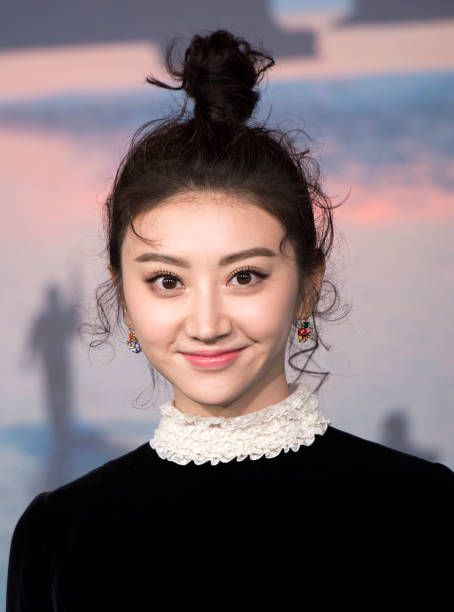
#> input picture Model/test_im/tian1.jpg, 454 x 612 px
$ jupyter execute data_cleaning.ipynb   (shell and % lines are left out)
#> lines starting #> are read from the running program, lines starting #| are printed output that depends on the picture; after the words box and inside, x2 and y2 are one past the last pixel; in counts of white or black regions, pixels touching at a corner belong together
[cell 1]
import numpy as np
import cv2
import matplotlib
from matplotlib import pyplot as plt

[cell 2]
img = cv2.imread('./test_im/tian1.jpg')
#> img is the input picture: shape (612, 454, 3); mean B, G, R 110.9, 107.2, 121.2
img.shape
#> Out = (612, 454, 3)

[cell 3]
plt.imshow(img)

[cell 4]
grayimg = cv2.cvtColor(img, cv2.COLOR_BGR2GRAY)
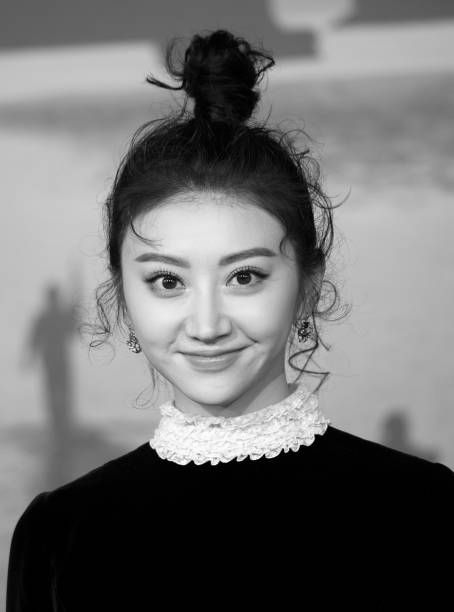
#> grayimg: shape (612, 454); min 0, max 255, mean 111.8
grayimg.shape
#> Out = (612, 454)

[cell 5]
plt.imshow(grayimg)

[cell 6]
plt.imshow(grayimg, cmap = 'gray')

[cell 7]
face_cascade = cv2.CascadeClassifier('./OpenCv/haarcascades/haarcascade_frontalface_default.xml')
eye_cascade = cv2.CascadeClassifier('./OpenCv/haarcascades/haarcascade_eye.xml')

faces = face_cascade.detectMultiScale(grayimg, 1.3, 5)
#> faces = [[97, 192, 223, 223]]
faces
#> Out = [[97, 192, 223, 223]]

[cell 8]
(x,y,w,h)=faces[0]
#> x = 97; y = 192; w = 223; h = 223
x,y,w,h
#> Out = (97, 192, 223, 223)

[cell 9]
face_img = cv2.rectangle(img, (x,y), (x+w,y+h),(255,0,0),2)
plt.imshow(face_img)

[cell 10]
cv2.destroyAllWindows()
for (x,y,w,h) in faces:
    face_img = cv2.rectangle(img,(x,y),(x+w,y+h),(255,0,0),2)
    roi_gray = grayimg[y:y+h, x:x+w]
    roi_color = face_img[y:y+h, x:x+w]
    eyes = eye_cascade.detectMultiScale(roi_gray)
    for (ex,ey,ew,eh) in eyes:
        cv2.rectangle(roi_color,(ex,ey),(ex+ew,ey+eh),(0,255,0),2)
#> this loop made 1 pass
#> (x, y, w, h, eyes) on pass 1: (97, 192, 223, 223, [[120, 60, 51, 51], [42, 64, 52, 52]])
#> pass 1, `roi_gray = grayimg[y:y+h, x:x+w]`:
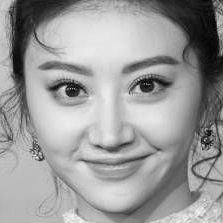
#> roi_gray: shape (223, 223); min 2, max 248, mean 155.1
#> pass 1, `roi_color = face_img[y:y+h, x:x+w]`:
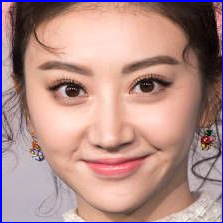
#> roi_color: shape (223, 223, 3); mean B, G, R 137.8, 141.5, 178.6
#> after the loop:
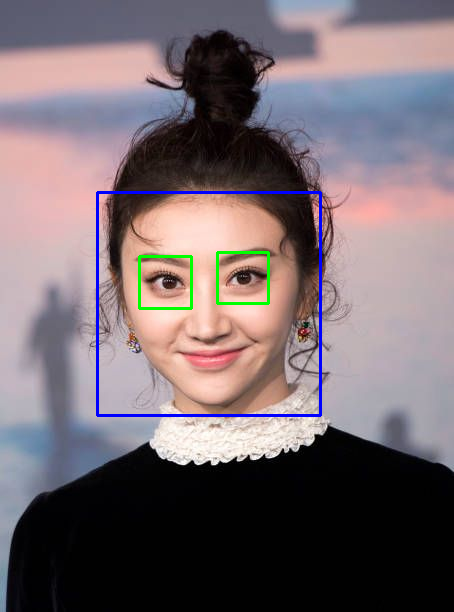
#> img: shape (612, 454, 3); mean B, G, R 111.4, 106.2, 118.7
#> after the loop:
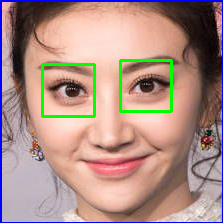
#> roi_color: shape (223, 223, 3); 2.47% of pixels changed, all inside (x1, y1, x2, y2) = (41, 59, 173, 118)


plt.figure()
plt.imshow(face_img, cmap='gray')
plt.show()

[cell 11]
plt.imshow(roi_color, cmap='gray')

[cell 12]
def get_cropped_image_if_2_eyes(image_path):
#> called with image_path = './test_im/tian1.jpg'
    img = cv2.imread(image_path)
    gray = cv2.cvtColor(img, cv2.COLOR_BGR2GRAY)
    faces = face_cascade.detectMultiScale(gray, 1.3, 5)
#> faces = [[97, 192, 223, 223]]
    for (x,y,w,h) in faces:
        roi_gray = gray[y:y+h, x:x+w]
        roi_color = img[y:y+h, x:x+w]
        eyes = eye_cascade.detectMultiScale(roi_gray)
        if len(eyes) >= 2:
            return roi_color
#> this loop made 1 pass
#> pass 1, in get_cropped_image_if_2_eyes, `roi_color = img[y:y+h, x:x+w]`:
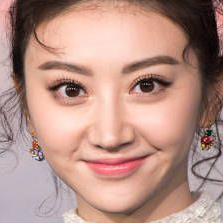
#> roi_color: shape (223, 223, 3); mean B, G, R 134.4, 145, 182.8
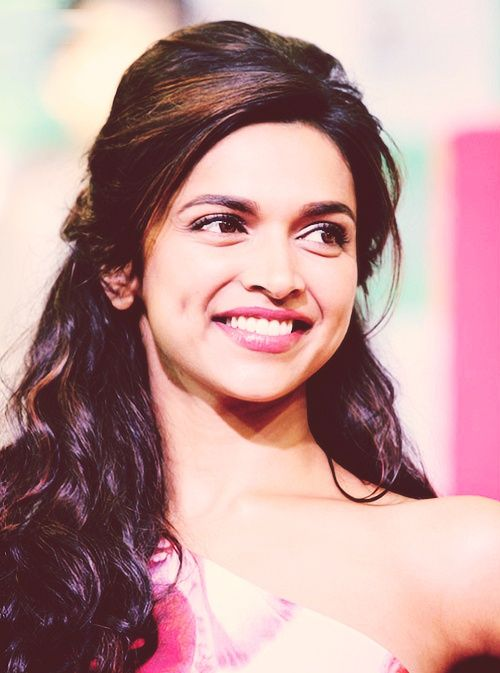
#> input picture Model/Dataset/Dipeeka_Padukone/063924af8e06aee9c3045158cc76ba2d.jpg, 500 x 673 px
#> in get_cropped_image_if_2_eyes, img is the input picture: shape (673, 500, 3); mean B, G, R 150.1, 150.4, 189.1
#> in get_cropped_image_if_2_eyes (call 2), `gray = cv2.cvtColor(img, cv2.COLOR_BGR2GRAY)`:
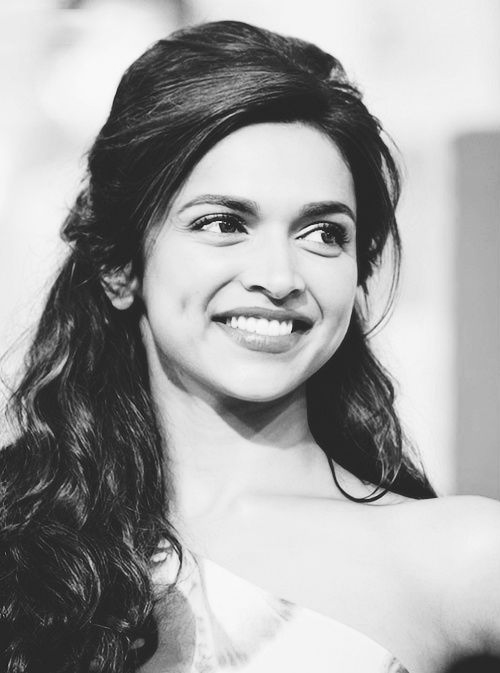
#> gray: shape (673, 500); min 12, max 253, mean 162
#> in get_cropped_image_if_2_eyes (call 2), `faces = face_cascade.detectMultiScale(gray, 1.3, 5)`: faces = [[125, 118, 281, 281]]
#> this loop made 1 pass
#> (x, y, w, h, eyes) on pass 1: (125, 118, 281, 281, [[78, 182, 38, 38], [162, 80, 70, 70], [62, 68, 73, 73]])
#> pass 1, in get_cropped_image_if_2_eyes (call 2), `roi_gray = gray[y:y+h, x:x+w]`:
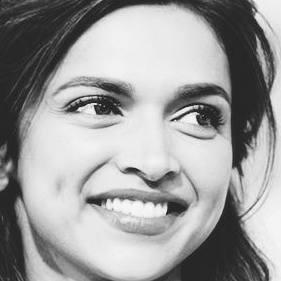
#> roi_gray: shape (281, 281); min 12, max 253, mean 156.2
#> pass 1, in get_cropped_image_if_2_eyes (call 2), `roi_color = img[y:y+h, x:x+w]`:
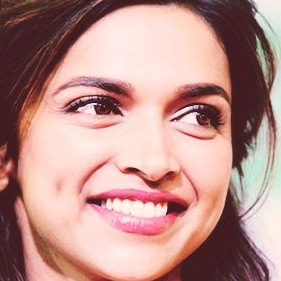
#> roi_color: shape (281, 281, 3); mean B, G, R 138.7, 144, 186.9
